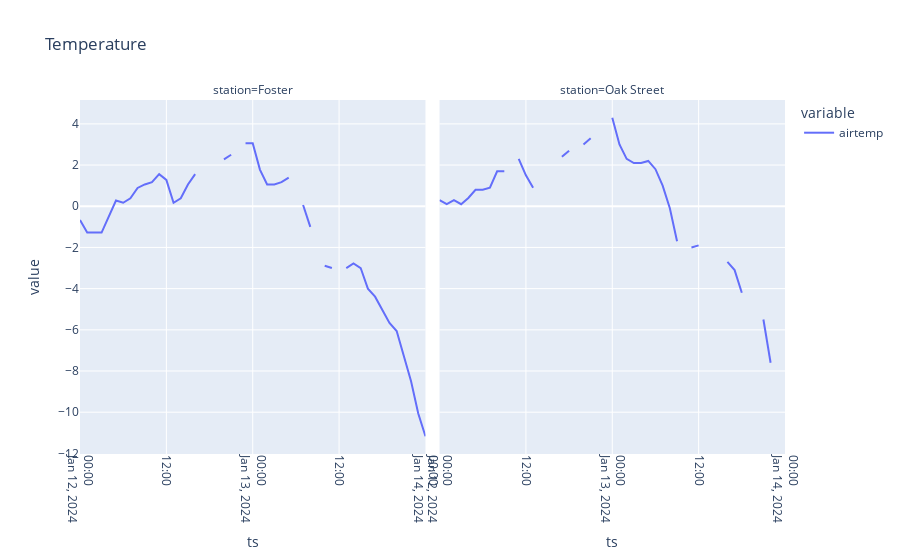

The cell this chart's notebook holds for it:
### Code cell
# Plot two days worth of temperature data.
fig = px.line(
    df_weather[df_weather['ts'].between(dt.datetime(2024, 1, 12), dt.datetime(2024, 1, 14))],
    x='ts', 
    y=['airtemp'], 
    facet_col='station', 
    title='Temperature')
fig.update_xaxes(tickangle=90)

# We render as PNG here to show the results in the notebook
fig.show('png')

# Use fig.show() for interactive mode
fig.show()

### Figure 1 — Plotly figure (JSON) as saved in the notebook; plotly's stock layout.template omitted (floating-point values rounded to 4 significant figures)
{"data": [{"hovertemplate": "variable=airtemp<br>station=Foster<br>ts=%{x}<br>value=%{y}<extra></extra>", "legendgroup": "airtemp", "line": {"color": "#636efa", "dash": "solid"}, "marker": {"symbol": "circle"}, "mode": "lines", "name": "airtemp", "orientation": "v", "showlegend": true, "type": "scatter", "x": ["2024-01-12T00:00:00", "2024-01-12T01:00:00", "2024-01-12T02:00:00", "2024-01-12T03:00:00", "2024-01-12T05:00:00", "2024-01-12T06:00:00", "2024-01-12T07:00:00", "2024-01-12T08:00:00", "2024-01-12T09:00:00", "2024-01-12T10:00:00", "2024-01-12T11:00:00", "2024-01-12T12:00:00", "2024-01-12T13:00:00", "2024-01-12T14:00:00", "2024-01-12T15:00:00", "2024-01-12T16:00:00", "2024-01-12T17:00:00", "2024-01-12T18:00:00", "2024-01-12T19:00:00", "2024-01-12T20:00:00", "2024-01-12T21:00:00", "2024-01-12T22:00:00", "2024-01-12T23:00:00", "2024-01-13T00:00:00", "2024-01-13T01:00:00", "2024-01-13T02:00:00", "2024-01-13T03:00:00", "2024-01-13T04:00:00", "2024-01-13T05:00:00", "2024-01-13T06:00:00", "2024-01-13T07:00:00", "2024-01-13T08:00:00", "2024-01-13T09:00:00", "2024-01-13T10:00:00", "2024-01-13T11:00:00", "2024-01-13T12:00:00", "2024-01-13T13:00:00", "2024-01-13T14:00:00", "2024-01-13T15:00:00", "2024-01-13T16:00:00", "2024-01-13T17:00:00", "2024-01-13T18:00:00", "2024-01-13T19:00:00", "2024-01-13T20:00:00", "2024-01-13T22:00:00", "2024-01-13T23:00:00", "2024-01-14T00:00:00"], "xaxis": "x", "y": [-0.67, -1.28, -1.28, -1.28, 0.28, 0.17, 0.39, 0.89, 1.06, 1.17, 1.56, 1.28, 0.17, 0.39, 1.06, 1.56, null, 2, null, 2.28, 2.5, null, 3.06, 3.06, 1.78, 1.06, 1.06, 1.17, 1.39, null, 0.06, -1, null, -2.89, -3, null, -3, -2.78, -3, -4, -4.39, -5.06, -5.67, -6.06, -8.5, -10.06, -11.17], "yaxis": "y"}, {"hovertemplate": "variable=airtemp<br>station=Oak Street<br>ts=%{x}<br>value=%{y}<extra></extra>", "legendgroup": "airtemp", "line": {"color": "#636efa", "dash": "solid"}, "marker": {"symbol": "circle"}, "mode": "lines", "name": "airtemp", "orientation": "v", "showlegend": false, "type": "scatter", "x": ["2024-01-12T00:00:00", "2024-01-12T01:00:00", "2024-01-12T02:00:00", "2024-01-12T03:00:00", "2024-01-12T04:00:00", "2024-01-12T05:00:00", "2024-01-12T06:00:00", "2024-01-12T07:00:00", "2024-01-12T08:00:00", "2024-01-12T09:00:00", "2024-01-12T10:00:00", "2024-01-12T11:00:00", "2024-01-12T12:00:00", "2024-01-12T13:00:00", "2024-01-12T14:00:00", "2024-01-12T15:00:00", "2024-01-12T16:00:00", "2024-01-12T17:00:00", "2024-01-12T18:00:00", "2024-01-12T19:00:00", "2024-01-12T20:00:00", "2024-01-12T21:00:00", "2024-01-12T22:00:00", "2024-01-12T23:00:00", "2024-01-13T00:00:00", "2024-01-13T01:00:00", "2024-01-13T02:00:00", "2024-01-13T03:00:00", "2024-01-13T04:00:00", "2024-01-13T05:00:00", "2024-01-13T06:00:00", "2024-01-13T07:00:00", "2024-01-13T08:00:00", "2024-01-13T09:00:00", "2024-01-13T10:00:00", "2024-01-13T11:00:00", "2024-01-13T12:00:00", "2024-01-13T13:00:00", "2024-01-13T14:00:00", "2024-01-13T15:00:00", "2024-01-13T16:00:00", "2024-01-13T17:00:00", "2024-01-13T18:00:00", "2024-01-13T19:00:00", "2024-01-13T20:00:00", "2024-01-13T21:00:00", "2024-01-13T22:00:00", "2024-01-13T23:00:00", "2024-01-14T00:00:00"], "xaxis": "x2", "y": [0.3, 0.1, 0.3, 0.1, 0.4, 0.8, 0.8, 0.9, 1.7, 1.7, null, 2.3, 1.5, 0.9, null, 1.5, null, 2.4, 2.7, null, 3, 3.3, null, null, 4.3, 3, 2.3, 2.1, 2.1, 2.2, 1.8, 1, -0.1, -1.7, null, -2, -1.9, null, -1.7, null, -2.7, -3.1, -4.2, null, null, -5.5, -7.6, null, -9.9], "yaxis": "y2"}], "layout": {"annotations": [{"font": {}, "showarrow": false, "text": "station=Foster", "x": 0.245, "xanchor": "center", "xref": "paper", "y": 1, "yanchor": "bottom", "yref": "paper"}, {"font": {}, "showarrow": false, "text": "station=Oak Street", "x": 0.755, "xanchor": "center", "xref": "paper", "y": 1, "yanchor": "bottom", "yref": "paper"}], "legend": {"title": {"text": "variable"}, "tracegroupgap": 0}, "title": {"text": "Temperature"}, "xaxis": {"anchor": "y", "domain": [0, 0.49], "tickangle": 90, "title": {"text": "ts"}}, "xaxis2": {"anchor": "y2", "domain": [0.51, 1], "matches": "x", "tickangle": 90, "title": {"text": "ts"}}, "yaxis": {"anchor": "x", "domain": [0, 1], "title": {"text": "value"}}, "yaxis2": {"anchor": "x2", "domain": [0, 1], "matches": "y", "showticklabels": false}}}
